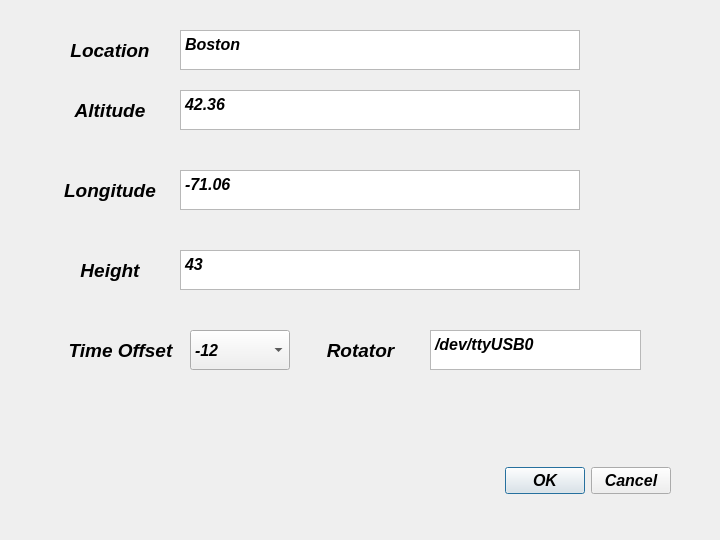
<?xml version="1.0" encoding="UTF-8"?>
<ui version="4.0">
 <class>Set_location</class>
 <widget class="QWidget" name="Set_location">
  <property name="geometry">
   <rect>
    <x>0</x>
    <y>0</y>
    <width>720</width>
    <height>540</height>
   </rect>
  </property>
  <property name="minimumSize">
   <size>
    <width>720</width>
    <height>540</height>
   </size>
  </property>
  <property name="maximumSize">
   <size>
    <width>720</width>
    <height>540</height>
   </size>
  </property>
  <property name="font">
   <font>
    <pointsize>12</pointsize>
    <weight>75</weight>
    <italic>true</italic>
    <bold>true</bold>
   </font>
  </property>
  <property name="windowTitle">
   <string>Location Setting</string>
  </property>
  <widget class="QTextEdit" name="input_location">
   <property name="geometry">
    <rect>
     <x>180</x>
     <y>30</y>
     <width>400</width>
     <height>40</height>
    </rect>
   </property>
   <property name="html">
    <string>&lt;!DOCTYPE HTML PUBLIC &quot;-//W3C//DTD HTML 4.0//EN&quot; &quot;http://www.w3.org/TR/REC-html40/strict.dtd&quot;&gt;
&lt;html&gt;&lt;head&gt;&lt;meta name=&quot;qrichtext&quot; content=&quot;1&quot; /&gt;&lt;style type=&quot;text/css&quot;&gt;
p, li { white-space: pre-wrap; }
&lt;/style&gt;&lt;/head&gt;&lt;body style=&quot; font-family:'Ubuntu'; font-size:12pt; font-weight:600; font-style:italic;&quot;&gt;
&lt;p align=&quot;justify&quot; style=&quot; margin-top:0px; margin-bottom:0px; margin-left:0px; margin-right:0px; -qt-block-indent:0; text-indent:0px;&quot;&gt;Boston&lt;/p&gt;&lt;/body&gt;&lt;/html&gt;</string>
   </property>
  </widget>
  <widget class="QLabel" name="label_altitude">
   <property name="geometry">
    <rect>
     <x>60</x>
     <y>90</y>
     <width>100</width>
     <height>40</height>
    </rect>
   </property>
   <property name="font">
    <font>
     <pointsize>14</pointsize>
     <weight>75</weight>
     <italic>true</italic>
     <bold>true</bold>
    </font>
   </property>
   <property name="text">
    <string>Altitude</string>
   </property>
   <property name="alignment">
    <set>Qt::AlignCenter</set>
   </property>
  </widget>
  <widget class="QLabel" name="label_longitude">
   <property name="geometry">
    <rect>
     <x>60</x>
     <y>170</y>
     <width>100</width>
     <height>40</height>
    </rect>
   </property>
   <property name="font">
    <font>
     <pointsize>14</pointsize>
     <weight>75</weight>
     <italic>true</italic>
     <bold>true</bold>
    </font>
   </property>
   <property name="text">
    <string>Longitude</string>
   </property>
   <property name="alignment">
    <set>Qt::AlignCenter</set>
   </property>
  </widget>
  <widget class="QLabel" name="label_height">
   <property name="geometry">
    <rect>
     <x>60</x>
     <y>250</y>
     <width>100</width>
     <height>40</height>
    </rect>
   </property>
   <property name="font">
    <font>
     <pointsize>14</pointsize>
     <weight>75</weight>
     <italic>true</italic>
     <bold>true</bold>
    </font>
   </property>
   <property name="text">
    <string>Height</string>
   </property>
   <property name="alignment">
    <set>Qt::AlignCenter</set>
   </property>
  </widget>
  <widget class="QTextEdit" name="input_altitude">
   <property name="geometry">
    <rect>
     <x>180</x>
     <y>90</y>
     <width>400</width>
     <height>40</height>
    </rect>
   </property>
   <property name="html">
    <string>&lt;!DOCTYPE HTML PUBLIC &quot;-//W3C//DTD HTML 4.0//EN&quot; &quot;http://www.w3.org/TR/REC-html40/strict.dtd&quot;&gt;
&lt;html&gt;&lt;head&gt;&lt;meta name=&quot;qrichtext&quot; content=&quot;1&quot; /&gt;&lt;style type=&quot;text/css&quot;&gt;
p, li { white-space: pre-wrap; }
&lt;/style&gt;&lt;/head&gt;&lt;body style=&quot; font-family:'Ubuntu'; font-size:12pt; font-weight:600; font-style:italic;&quot;&gt;
&lt;p style=&quot; margin-top:0px; margin-bottom:0px; margin-left:0px; margin-right:0px; -qt-block-indent:0; text-indent:0px;&quot;&gt;42.36&lt;/p&gt;&lt;/body&gt;&lt;/html&gt;</string>
   </property>
  </widget>
  <widget class="QTextEdit" name="input_longitude">
   <property name="geometry">
    <rect>
     <x>180</x>
     <y>170</y>
     <width>400</width>
     <height>40</height>
    </rect>
   </property>
   <property name="html">
    <string>&lt;!DOCTYPE HTML PUBLIC &quot;-//W3C//DTD HTML 4.0//EN&quot; &quot;http://www.w3.org/TR/REC-html40/strict.dtd&quot;&gt;
&lt;html&gt;&lt;head&gt;&lt;meta name=&quot;qrichtext&quot; content=&quot;1&quot; /&gt;&lt;style type=&quot;text/css&quot;&gt;
p, li { white-space: pre-wrap; }
&lt;/style&gt;&lt;/head&gt;&lt;body style=&quot; font-family:'Ubuntu'; font-size:12pt; font-weight:600; font-style:italic;&quot;&gt;
&lt;p style=&quot; margin-top:0px; margin-bottom:0px; margin-left:0px; margin-right:0px; -qt-block-indent:0; text-indent:0px;&quot;&gt;-71.06&lt;/p&gt;&lt;/body&gt;&lt;/html&gt;</string>
   </property>
  </widget>
  <widget class="QTextEdit" name="input_height">
   <property name="geometry">
    <rect>
     <x>180</x>
     <y>250</y>
     <width>400</width>
     <height>40</height>
    </rect>
   </property>
   <property name="html">
    <string>&lt;!DOCTYPE HTML PUBLIC &quot;-//W3C//DTD HTML 4.0//EN&quot; &quot;http://www.w3.org/TR/REC-html40/strict.dtd&quot;&gt;
&lt;html&gt;&lt;head&gt;&lt;meta name=&quot;qrichtext&quot; content=&quot;1&quot; /&gt;&lt;style type=&quot;text/css&quot;&gt;
p, li { white-space: pre-wrap; }
&lt;/style&gt;&lt;/head&gt;&lt;body style=&quot; font-family:'Ubuntu'; font-size:12pt; font-weight:600; font-style:italic;&quot;&gt;
&lt;p style=&quot; margin-top:0px; margin-bottom:0px; margin-left:0px; margin-right:0px; -qt-block-indent:0; text-indent:0px;&quot;&gt;43&lt;/p&gt;&lt;/body&gt;&lt;/html&gt;</string>
   </property>
  </widget>
  <widget class="QLabel" name="label_timeoffset">
   <property name="geometry">
    <rect>
     <x>60</x>
     <y>330</y>
     <width>121</width>
     <height>40</height>
    </rect>
   </property>
   <property name="font">
    <font>
     <pointsize>14</pointsize>
     <weight>75</weight>
     <italic>true</italic>
     <bold>true</bold>
    </font>
   </property>
   <property name="text">
    <string>Time Offset</string>
   </property>
   <property name="alignment">
    <set>Qt::AlignCenter</set>
   </property>
  </widget>
  <widget class="QComboBox" name="select_timezone">
   <property name="geometry">
    <rect>
     <x>190</x>
     <y>330</y>
     <width>100</width>
     <height>40</height>
    </rect>
   </property>
   <property name="currentText">
    <string>-12</string>
   </property>
   <item>
    <property name="text">
     <string>-12</string>
    </property>
   </item>
   <item>
    <property name="text">
     <string>-11</string>
    </property>
   </item>
   <item>
    <property name="text">
     <string>-10</string>
    </property>
   </item>
   <item>
    <property name="text">
     <string>-9</string>
    </property>
   </item>
   <item>
    <property name="text">
     <string>-8</string>
    </property>
   </item>
   <item>
    <property name="text">
     <string>-7</string>
    </property>
   </item>
   <item>
    <property name="text">
     <string>-6</string>
    </property>
   </item>
   <item>
    <property name="text">
     <string>-5</string>
    </property>
   </item>
   <item>
    <property name="text">
     <string>-4</string>
    </property>
   </item>
   <item>
    <property name="text">
     <string>-3</string>
    </property>
   </item>
   <item>
    <property name="text">
     <string>-2</string>
    </property>
   </item>
   <item>
    <property name="text">
     <string>-1</string>
    </property>
   </item>
   <item>
    <property name="text">
     <string>0</string>
    </property>
   </item>
   <item>
    <property name="text">
     <string>1</string>
    </property>
   </item>
   <item>
    <property name="text">
     <string>2</string>
    </property>
   </item>
   <item>
    <property name="text">
     <string>3</string>
    </property>
   </item>
   <item>
    <property name="text">
     <string>4</string>
    </property>
   </item>
   <item>
    <property name="text">
     <string>5</string>
    </property>
   </item>
   <item>
    <property name="text">
     <string>6</string>
    </property>
   </item>
   <item>
    <property name="text">
     <string>7</string>
    </property>
   </item>
   <item>
    <property name="text">
     <string>8</string>
    </property>
   </item>
   <item>
    <property name="text">
     <string>9</string>
    </property>
   </item>
   <item>
    <property name="text">
     <string>10</string>
    </property>
   </item>
   <item>
    <property name="text">
     <string>11</string>
    </property>
   </item>
   <item>
    <property name="text">
     <string>12</string>
    </property>
   </item>
  </widget>
  <widget class="QDialogButtonBox" name="buttonBox">
   <property name="geometry">
    <rect>
     <x>500</x>
     <y>440</y>
     <width>171</width>
     <height>81</height>
    </rect>
   </property>
   <property name="standardButtons">
    <set>QDialogButtonBox::Cancel|QDialogButtonBox::Ok</set>
   </property>
  </widget>
  <widget class="QLabel" name="label_location">
   <property name="geometry">
    <rect>
     <x>60</x>
     <y>30</y>
     <width>100</width>
     <height>40</height>
    </rect>
   </property>
   <property name="font">
    <font>
     <pointsize>14</pointsize>
     <weight>75</weight>
     <italic>true</italic>
     <bold>true</bold>
    </font>
   </property>
   <property name="text">
    <string>Location</string>
   </property>
   <property name="alignment">
    <set>Qt::AlignCenter</set>
   </property>
  </widget>
  <widget class="QLabel" name="label_rotator">
   <property name="geometry">
    <rect>
     <x>300</x>
     <y>330</y>
     <width>121</width>
     <height>40</height>
    </rect>
   </property>
   <property name="font">
    <font>
     <pointsize>14</pointsize>
     <weight>75</weight>
     <italic>true</italic>
     <bold>true</bold>
    </font>
   </property>
   <property name="text">
    <string>Rotator</string>
   </property>
   <property name="alignment">
    <set>Qt::AlignCenter</set>
   </property>
  </widget>
  <widget class="QTextEdit" name="input_port">
   <property name="geometry">
    <rect>
     <x>430</x>
     <y>330</y>
     <width>211</width>
     <height>40</height>
    </rect>
   </property>
   <property name="html">
    <string>&lt;!DOCTYPE HTML PUBLIC &quot;-//W3C//DTD HTML 4.0//EN&quot; &quot;http://www.w3.org/TR/REC-html40/strict.dtd&quot;&gt;
&lt;html&gt;&lt;head&gt;&lt;meta name=&quot;qrichtext&quot; content=&quot;1&quot; /&gt;&lt;style type=&quot;text/css&quot;&gt;
p, li { white-space: pre-wrap; }
&lt;/style&gt;&lt;/head&gt;&lt;body style=&quot; font-family:'Ubuntu'; font-size:12pt; font-weight:600; font-style:italic;&quot;&gt;
&lt;p style=&quot; margin-top:0px; margin-bottom:0px; margin-left:0px; margin-right:0px; -qt-block-indent:0; text-indent:0px;&quot;&gt;/dev/ttyUSB0&lt;/p&gt;&lt;/body&gt;&lt;/html&gt;</string>
   </property>
  </widget>
 </widget>
 <resources/>
 <connections/>
</ui>
